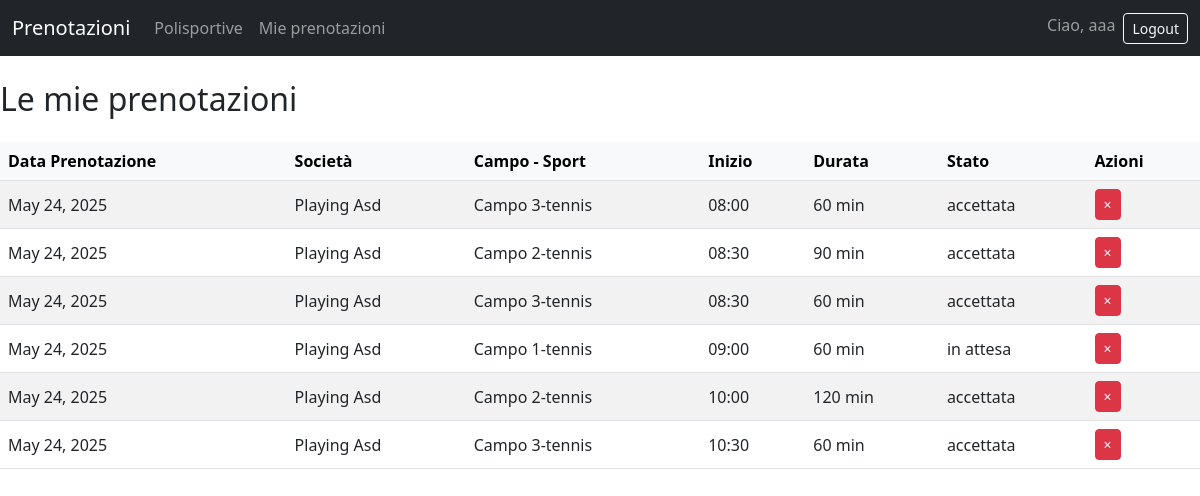
/accounts/mie-prenotazioni/ (signed in), run on an earlier commit of the app's database.
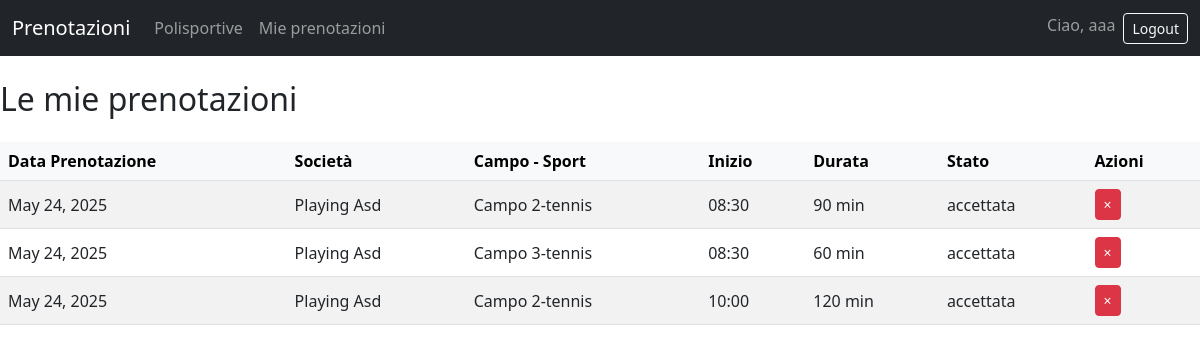
And on a later commit of the database.
### accounts/models.py (models this page shows, shortened)
class Account(AbstractBaseUser, PermissionsMixin):
    id= models.AutoField(primary_key=True)
    nome = models.CharField(max_length=100)
    cognome = models.CharField(max_length=100)
    email = models.EmailField(max_length=100, unique=True)
    password = models.CharField(max_length=128)
    is_societario = models.BooleanField(default=False)
    polisportiva = models.ForeignKey(
        'Polisportiva',           # nome del modello a cui si riferisce
        on_delete=models.SET_NULL,
        null=True,
        blank=True
    )
    is_active = models.BooleanField(default=True)
    is_staff = models.BooleanField(default=False)
    USERNAME_FIELD = 'email'
    REQUIRED_FIELDS = ['nome', 'cognome']
    objects = AccountManager()

class Prenotazione(models.Model):
    id=models.AutoField(primary_key=True)
    data = models.DateField()
    ora_inizio = models.TimeField()
    ora_fine = models.TimeField()
    durata = models.IntegerField()
    costo = models.DecimalField(max_digits=10, decimal_places=2)
    stato = models.CharField(
        max_length=20,
        choices=[('in attesa', 'in attesa'), ('accettata', 'accettata'), ('annullata', 'annullata')],
        default='accettata'
    )
    account = models.ForeignKey(Account, on_delete=models.CASCADE, related_name='prenotazioni')
    campo = models.ForeignKey(Campo, on_delete=models.CASCADE, related_name='prenotazioni')
    class Meta:
        unique_together = ('campo', 'data', 'ora_inizio', 'ora_fine')

class Campo(models.Model):
    id = models.AutoField(primary_key=True)
    nome = models.CharField(max_length=100)
    superficie = models.CharField(max_length=20, choices=[('terra', 'terra'), ('sintetico', 'sintetico'), ('erba', 'erba'), ('cemento', 'cemento')])
    tipo = models.CharField(max_length=20, choices=[('calcio a 5', 'calcio a 5'), ('tennis', 'tennis'), ('padel', 'padel')])
    polisportiva = models.ForeignKey(Polisportiva, on_delete=models.CASCADE, related_name='campi')

class Polisportiva(models.Model):
    id = models.AutoField(primary_key=True)
    nome = models.CharField(max_length=100, unique=True)
    città = models.CharField(max_length=100)
    indirizzo = models.CharField(max_length=200, unique=True)
    telefono = models.CharField(max_length=15, unique=True)
    email = models.EmailField(max_length=100, unique=True)

### accounts/views.py (the view)
# urls.py: path('mie-prenotazioni/', views.mie_prenotazioni, name='mie_prenotazioni'),
@login_required
def mie_prenotazioni(request):
    prenotazioni = Prenotazione.objects.filter(account=request.user).order_by('-data', 'ora_inizio')
    if request.method == "POST":
        elimina_id = request.POST.get("elimina")
        if elimina_id:
            Prenotazione.objects.filter(id=elimina_id, account=request.user).delete()
            return redirect('mie_prenotazioni')
    return render(request, 'accounts/mie_prenotazioni.html', {'prenotazioni': prenotazioni})

### accounts/templates/accounts/mie_prenotazioni.html (shortened to what this page needs)
<link href="https://cdn.jsdelivr.net/npm/bootstrap@5.3.0/dist/css/bootstrap.min.css" rel="stylesheet">
{% include "accounts/navbar2.html" %}
<h2 class="mb-4">Le mie prenotazioni</h2>
{% if prenotazioni %}
<table class="table table-striped align-middle">
    <thead class="table-light">
        <tr>
            <th>Data Prenotazione</th>
            <th>Società</th>
            <th>Campo - Sport</th>
            <th>Inizio</th>
            <th>Durata</th>
            <th>Stato</th>
            <th>Azioni</th>
        </tr>
    </thead>
    <tbody>
    {% for p in prenotazioni %}
        <tr>
            <td>{{ p.data }}</td>
            <td>{{ p.campo.polisportiva.nome }}</td>
            <td>{{ p.campo.nome }}-{{ p.campo.tipo }}</td>
            <td>{{ p.ora_inizio|time:"H:i" }}</td>
            <td>{{ p.durata }} min</td>
            <td>{{ p.stato }}</td>
            <td>
                <form method="post" style="display:inline;">
                    <button name="elimina" value="{{ p.id }}" class="btn btn-danger btn-sm" title="Elimina" onclick="return confirm('Eliminare questa prenotazione?')">
                        <span aria-hidden="true">&times;</span>
                    </button>
                </form>
            </td>
        </tr>
    {% endfor %}
    </tbody>
</table>
{% else %}
<p>Non hai ancora prenotazioni.</p>
{% endif %}

### accounts/templates/accounts/navbar2.html (shortened to what this page needs)
<nav class="navbar navbar-expand-lg navbar-dark bg-dark mb-4">
  <div class="container-fluid">
    <a class="navbar-brand" href="{% url 'home' %}">Prenotazioni</a>
    <div class="collapse navbar-collapse" id="navbarNav2">
      <ul class="navbar-nav me-auto mb-2 mb-lg-0">
        <li class="nav-item">
          <a class="nav-link" href="{% url 'lista_polisportive' %}">Polisportive</a>
        </li>
        {% if user.is_authenticated %}
        <li class="nav-item">
          <a class="nav-link" href="{% url 'mie_prenotazioni' %}">Mie prenotazioni</a>
        </li>
        {% endif %}
      </ul>
      <ul class="navbar-nav mb-2 mb-lg-0">
        <li class="nav-item">
          <span class="navbar-text me-2">
            {% if user.is_authenticated %}
              Ciao, {{ user.nome|default:user.email }}
            {% else %}
              Ciao
            {% endif %}
          </span>
        </li>
        {% if user.is_authenticated %}
        <li class="nav-item">
          <form action="{% url 'logout' %}" method="post" style="display:inline;">
            <button class="btn btn-outline-light btn-sm" type="submit">Logout</button>
          </form>
        </li>
        {% endif %}
      </ul>
    </div>
  </div>
</nav>

What changed in the data, as far as the page shows it:
removed Prenotazione: data "May 24, 2025", campo.polisportiva.nome "Playing Asd", campo.nome "Campo 3", campo.tipo "tennis", ora_inizio "08:00", durata "60", stato "accettata", {{ p.id }} 7 (drawn)
removed Prenotazione: data "May 24, 2025", campo.polisportiva.nome "Playing Asd", campo.nome "Campo 1", campo.tipo "tennis", ora_inizio "09:00", durata "60", stato "in attesa", {{ p.id }} 4 (drawn)
removed Prenotazione: data "May 24, 2025", campo.polisportiva.nome "Playing Asd", campo.nome "Campo 3", campo.tipo "tennis", ora_inizio "10:30", durata "60", stato "accettata", {{ p.id }} 8 (drawn)
